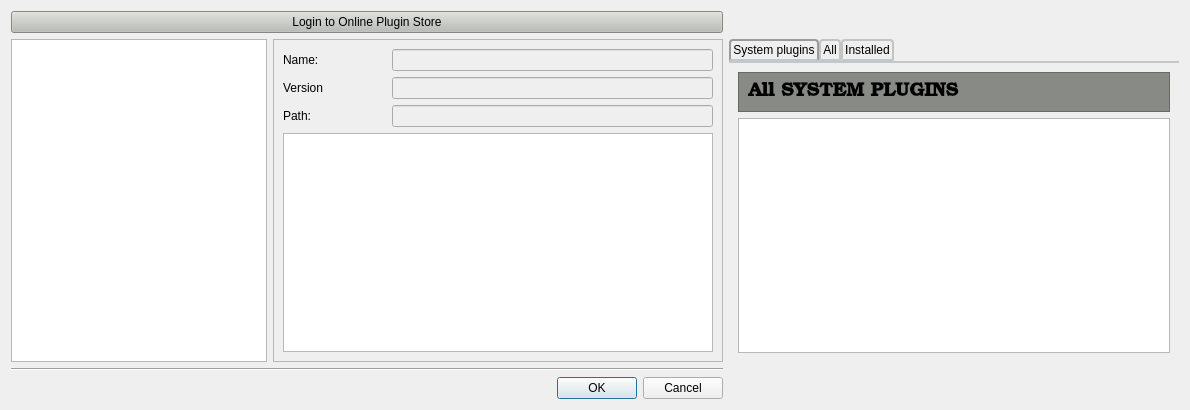
<?xml version="1.0" encoding="UTF-8"?>
<ui version="4.0">
 <class>PluginManager</class>
 <widget class="QDialog" name="PluginManager">
  <property name="windowModality">
   <enum>Qt::ApplicationModal</enum>
  </property>
  <property name="geometry">
   <rect>
    <x>0</x>
    <y>0</y>
    <width>1190</width>
    <height>410</height>
   </rect>
  </property>
  <property name="windowTitle">
   <string>Plugin Manager</string>
  </property>
  <property name="styleSheet">
   <string notr="true"/>
  </property>
  <layout class="QGridLayout" name="gridLayout">
   <item row="0" column="0" colspan="2">
    <widget class="QPushButton" name="pushButton_2">
     <property name="styleSheet">
      <string notr="true">background-color: rgb(186, 189, 182);

min-width: 80px;
/**color: #333;
border: 2px solid #555;
border-radius: 11px;
padding: 5px;
background: qradialgradient(cx: 0.3, cy: -0.4,
fx: 0.3, fy: -0.4,
radius: 1.35, stop: 0 #fff, stop: 1 #888);
min-width: 80px;**/</string>
     </property>
     <property name="text">
      <string>Login to Online Plugin Store</string>
     </property>
     <property name="default">
      <bool>false</bool>
     </property>
     <property name="flat">
      <bool>false</bool>
     </property>
    </widget>
   </item>
   <item row="4" column="0" colspan="2">
    <widget class="Line" name="line">
     <property name="orientation">
      <enum>Qt::Horizontal</enum>
     </property>
    </widget>
   </item>
   <item row="3" column="0">
    <widget class="QListWidget" name="pluginList">
     <property name="sizePolicy">
      <sizepolicy hsizetype="Minimum" vsizetype="Expanding">
       <horstretch>0</horstretch>
       <verstretch>0</verstretch>
      </sizepolicy>
     </property>
     <property name="editTriggers">
      <set>QAbstractItemView::DoubleClicked|QAbstractItemView::EditKeyPressed|QAbstractItemView::SelectedClicked</set>
     </property>
     <property name="showDropIndicator" stdset="0">
      <bool>true</bool>
     </property>
     <property name="selectionBehavior">
      <enum>QAbstractItemView::SelectRows</enum>
     </property>
     <property name="resizeMode">
      <enum>QListView::Adjust</enum>
     </property>
     <property name="sortingEnabled">
      <bool>true</bool>
     </property>
    </widget>
   </item>
   <item row="11" column="1">
    <widget class="QDialogButtonBox" name="buttonBox">
     <property name="orientation">
      <enum>Qt::Horizontal</enum>
     </property>
     <property name="standardButtons">
      <set>QDialogButtonBox::Cancel|QDialogButtonBox::Ok</set>
     </property>
    </widget>
   </item>
   <item row="3" column="1">
    <widget class="QFrame" name="frame">
     <property name="sizePolicy">
      <sizepolicy hsizetype="Expanding" vsizetype="Preferred">
       <horstretch>0</horstretch>
       <verstretch>0</verstretch>
      </sizepolicy>
     </property>
     <property name="minimumSize">
      <size>
       <width>100</width>
       <height>0</height>
      </size>
     </property>
     <property name="frameShape">
      <enum>QFrame::StyledPanel</enum>
     </property>
     <property name="frameShadow">
      <enum>QFrame::Raised</enum>
     </property>
     <layout class="QGridLayout" name="gridLayout_4">
      <item row="0" column="0">
       <widget class="QLabel" name="label_19">
        <property name="text">
         <string>Name:</string>
        </property>
       </widget>
      </item>
      <item row="2" column="0">
       <widget class="QLabel" name="label_23">
        <property name="text">
         <string>Path:</string>
        </property>
       </widget>
      </item>
      <item row="5" column="0" colspan="4">
       <widget class="QTextBrowser" name="pluginDescription">
        <property name="readOnly">
         <bool>true</bool>
        </property>
       </widget>
      </item>
      <item row="1" column="1" colspan="3">
       <widget class="QLineEdit" name="pluginVersion">
        <property name="enabled">
         <bool>false</bool>
        </property>
        <property name="readOnly">
         <bool>true</bool>
        </property>
       </widget>
      </item>
      <item row="2" column="1" colspan="3">
       <widget class="QLineEdit" name="pluginPath">
        <property name="enabled">
         <bool>false</bool>
        </property>
        <property name="readOnly">
         <bool>true</bool>
        </property>
       </widget>
      </item>
      <item row="1" column="0">
       <widget class="QLabel" name="label_29">
        <property name="text">
         <string>Version</string>
        </property>
       </widget>
      </item>
      <item row="0" column="1" colspan="3">
       <widget class="QLineEdit" name="pluginName">
        <property name="enabled">
         <bool>false</bool>
        </property>
        <property name="readOnly">
         <bool>true</bool>
        </property>
       </widget>
      </item>
     </layout>
    </widget>
   </item>
   <item row="3" column="2">
    <widget class="QTabWidget" name="tabWidget">
     <property name="styleSheet">
      <string notr="true">QTabWidget::pane { /* The tab widget frame */
    border-top: 2px solid #C2C7CB;
    position: absolute;
    top: -0.5em;
}

QTabWidget::tab-bar {
    alignment: center;
}

/* Style the tab using the tab sub-control. Note that
    it reads QTabBar _not_ QTabWidget */
QTabBar::tab {
    background: qlineargradient(x1: 0, y1: 0, x2: 0, y2: 1,
                                stop: 0 #E1E1E1, stop: 0.4 #DDDDDD,
                                stop: 0.5 #D8D8D8, stop: 1.0 #D3D3D3);
    border: 2px solid #C4C4C3;
    border-bottom-color: #C2C7CB; /* same as the pane color */
    border-top-left-radius: 4px;
    border-top-right-radius: 4px;
    min-width: 10ex;
    padding: 2px;
}

QTabBar::tab:selected, QTabBar::tab:hover {
    background: qlineargradient(x1: 0, y1: 0, x2: 0, y2: 1,
                                stop: 0 #fafafa, stop: 0.4 #f4f4f4,
                                stop: 0.5 #e7e7e7, stop: 1.0 #fafafa);
}

QTabBar::tab:selected {
    border-color: #9B9B9B;
    border-bottom-color: #C2C7CB; /* same as pane color */
}</string>
     </property>
     <property name="currentIndex">
      <number>0</number>
     </property>
     <widget class="QWidget" name="Installed">
      <attribute name="title">
       <string>System plugins</string>
      </attribute>
      <layout class="QVBoxLayout" name="verticalLayout_3">
       <item>
        <widget class="QFrame" name="frame_8">
         <property name="styleSheet">
          <string notr="true">background-color: rgb(136, 138, 133);</string>
         </property>
         <property name="frameShape">
          <enum>QFrame::StyledPanel</enum>
         </property>
         <property name="frameShadow">
          <enum>QFrame::Raised</enum>
         </property>
         <layout class="QHBoxLayout" name="horizontalLayout_4">
          <item>
           <widget class="QLabel" name="label_11">
            <property name="font">
             <font>
              <family>URW Bookman L</family>
              <pointsize>14</pointsize>
              <weight>75</weight>
              <bold>true</bold>
             </font>
            </property>
            <property name="text">
             <string>All SYSTEM PLUGINS</string>
            </property>
           </widget>
          </item>
          <item>
           <spacer name="horizontalSpacer_2">
            <property name="orientation">
             <enum>Qt::Horizontal</enum>
            </property>
            <property name="sizeHint" stdset="0">
             <size>
              <width>40</width>
              <height>20</height>
             </size>
            </property>
           </spacer>
          </item>
         </layout>
        </widget>
       </item>
       <item>
        <widget class="QListWidget" name="all"/>
       </item>
      </layout>
     </widget>
     <widget class="QWidget" name="All">
      <attribute name="title">
       <string>All</string>
      </attribute>
      <layout class="QVBoxLayout" name="verticalLayout_2">
       <item>
        <widget class="QFrame" name="frame_7">
         <property name="styleSheet">
          <string notr="true">background-color: rgb(136, 138, 133);</string>
         </property>
         <property name="frameShape">
          <enum>QFrame::StyledPanel</enum>
         </property>
         <property name="frameShadow">
          <enum>QFrame::Raised</enum>
         </property>
         <layout class="QHBoxLayout" name="horizontalLayout_3">
          <item>
           <widget class="QLabel" name="label_10">
            <property name="font">
             <font>
              <family>URW Bookman L</family>
              <pointsize>14</pointsize>
              <weight>75</weight>
              <bold>true</bold>
             </font>
            </property>
            <property name="text">
             <string>PLUGINS</string>
            </property>
           </widget>
          </item>
          <item>
           <spacer name="horizontalSpacer">
            <property name="orientation">
             <enum>Qt::Horizontal</enum>
            </property>
            <property name="sizeHint" stdset="0">
             <size>
              <width>40</width>
              <height>20</height>
             </size>
            </property>
           </spacer>
          </item>
         </layout>
        </widget>
       </item>
       <item>
        <widget class="QListWidget" name="allPlugins">
         <property name="sizePolicy">
          <sizepolicy hsizetype="Minimum" vsizetype="Expanding">
           <horstretch>0</horstretch>
           <verstretch>0</verstretch>
          </sizepolicy>
         </property>
         <property name="editTriggers">
          <set>QAbstractItemView::DoubleClicked|QAbstractItemView::EditKeyPressed|QAbstractItemView::SelectedClicked</set>
         </property>
         <property name="selectionBehavior">
          <enum>QAbstractItemView::SelectRows</enum>
         </property>
         <property name="resizeMode">
          <enum>QListView::Adjust</enum>
         </property>
         <property name="sortingEnabled">
          <bool>true</bool>
         </property>
        </widget>
       </item>
      </layout>
     </widget>
     <widget class="QWidget" name="Installed">
      <attribute name="title">
       <string>Installed</string>
      </attribute>
      <layout class="QVBoxLayout" name="verticalLayout">
       <item>
        <widget class="QFrame" name="frame_9">
         <property name="styleSheet">
          <string notr="true">background-color: rgb(136, 138, 133);</string>
         </property>
         <property name="frameShape">
          <enum>QFrame::StyledPanel</enum>
         </property>
         <property name="frameShadow">
          <enum>QFrame::Raised</enum>
         </property>
         <layout class="QHBoxLayout" name="horizontalLayout_5">
          <item>
           <widget class="QLabel" name="label_13">
            <property name="font">
             <font>
              <family>URW Bookman L</family>
              <pointsize>14</pointsize>
              <weight>75</weight>
              <bold>true</bold>
             </font>
            </property>
            <property name="text">
             <string>ALL INSTALLED PLUGINS</string>
            </property>
           </widget>
          </item>
          <item>
           <spacer name="horizontalSpacer_3">
            <property name="orientation">
             <enum>Qt::Horizontal</enum>
            </property>
            <property name="sizeHint" stdset="0">
             <size>
              <width>40</width>
              <height>20</height>
             </size>
            </property>
           </spacer>
          </item>
         </layout>
        </widget>
       </item>
       <item>
        <widget class="QListWidget" name="installedPlugins"/>
       </item>
      </layout>
     </widget>
    </widget>
   </item>
  </layout>
 </widget>
 <tabstops>
  <tabstop>pluginList</tabstop>
  <tabstop>pluginName</tabstop>
  <tabstop>pluginDescription</tabstop>
 </tabstops>
 <resources/>
 <connections>
  <connection>
   <sender>buttonBox</sender>
   <signal>accepted()</signal>
   <receiver>PluginManager</receiver>
   <slot>accept()</slot>
   <hints>
    <hint type="sourcelabel">
     <x>519</x>
     <y>703</y>
    </hint>
    <hint type="destinationlabel">
     <x>157</x>
     <y>274</y>
    </hint>
   </hints>
  </connection>
  <connection>
   <sender>buttonBox</sender>
   <signal>rejected()</signal>
   <receiver>PluginManager</receiver>
   <slot>reject()</slot>
   <hints>
    <hint type="sourcelabel">
     <x>587</x>
     <y>703</y>
    </hint>
    <hint type="destinationlabel">
     <x>286</x>
     <y>274</y>
    </hint>
   </hints>
  </connection>
 </connections>
</ui>
